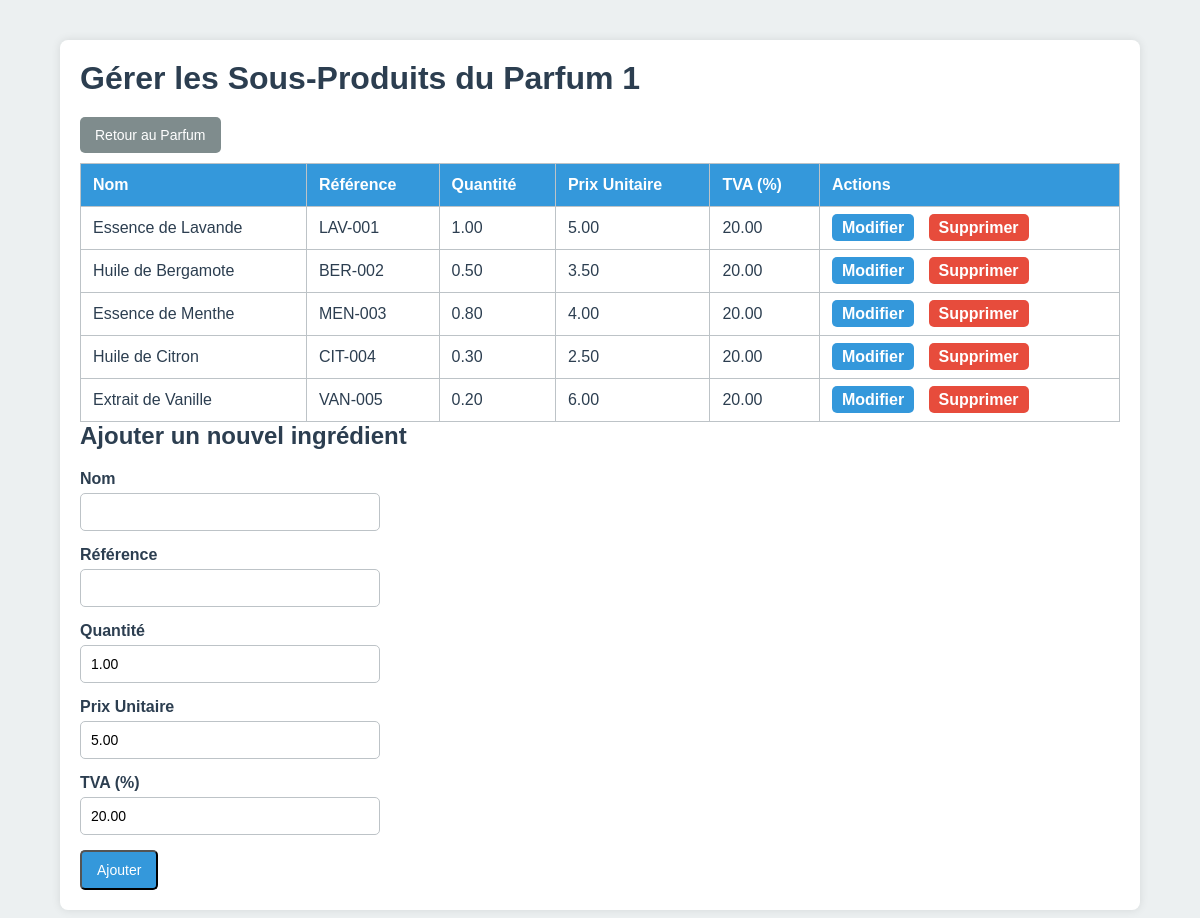
The app's page /manage_ingredients.php?parfum_id=1 (signed in) with its own data.
### tables this page shows
CREATE TABLE IF NOT EXISTS ingredients (
  id INT AUTO_INCREMENT PRIMARY KEY,
  parfum_id INT NOT NULL,
  name VARCHAR(100) NOT NULL,
  reference VARCHAR(100),
  quantity DECIMAL(10,2) DEFAULT 1.00,
  unit_price DECIMAL(10,2) DEFAULT 5.00,
  tva DECIMAL(4,2) DEFAULT 20.00,
  FOREIGN KEY (parfum_id) REFERENCES parfums(id) ON DELETE CASCADE
);

### src/manage_ingredients.php (the view, shortened to what this page needs)
<?php
$mysqli = new mysqli("db","root","root","plm");
$parfum_id = $_GET['parfum_id'] ?? '';
$ing_res = $mysqli->query("SELECT id, name, reference, quantity, unit_price, tva FROM ingredients WHERE parfum_id=$parfum_id");
?>
<!DOCTYPE html>
<html lang="fr">
<head>
<link rel="stylesheet" href="styles.css">
</head>
<body>
<div class="container">
  <h1>Gérer les Sous-Produits du Parfum <?php echo $parfum_id; ?></h1>
  <p><a href="parfum_detail.php?id=<?php echo $parfum_id; ?>" class="btn btn-secondary">Retour au Parfum</a></p>
  <table>
    <thead>
      <tr>
        <th>Nom</th>
        <th>Référence</th>
        <th>Quantité</th>
        <th>Prix Unitaire</th>
        <th>TVA (%)</th>
        <th>Actions</th>
      </tr>
    </thead>
    <tbody>
      <?php while($ing = $ing_res->fetch_assoc()): ?>
      <tr>
        <td><?php echo htmlspecialchars($ing['name']); ?></td>
        <td><?php echo htmlspecialchars($ing['reference']); ?></td>
        <td><?php echo htmlspecialchars($ing['quantity']); ?></td>
        <td><?php echo htmlspecialchars($ing['unit_price']); ?></td>
        <td><?php echo htmlspecialchars($ing['tva']); ?></td>
        <td class="actions">
          <a href="edit_ingredient.php?id=<?php echo $ing['id']; ?>" class="btn-edit">Modifier</a>
          <a href="delete_ingredient.php?id=<?php echo $ing['id']; ?>" class="btn-delete" onclick="return confirm('Supprimer cet ingrédient ?')">Supprimer</a>
        </td>
      </tr>
      <?php endwhile; ?>
    </tbody>
  </table>
  <h2>Ajouter un nouvel ingrédient</h2>
  <form method="post" style="max-width:300px;">
    <div class="form-group">
      <label>Nom</label>
      <input type="text" name="name" required>
    </div>
    <div class="form-group">
      <label>Référence</label>
      <input type="text" name="reference" required>
    </div>
    <div class="form-group">
      <label>Quantité</label>
      <input type="number" step="0.01" name="quantity" required value="1.00">
    </div>
    <div class="form-group">
      <label>Prix Unitaire</label>
      <input type="number" step="0.01" name="unit_price" required value="5.00">
    </div>
    <div class="form-group">
      <label>TVA (%)</label>
      <input type="number" step="0.01" name="tva" required value="20.00">
    </div>
    <button type="submit" class="btn">Ajouter</button>
  </form>
</div>
</body>
</html>

### src/styles.css (style rules this page uses)
* { margin: 0; padding: 0; box-sizing: border-box; }
body { font-family: Arial, sans-serif; background: #ecf0f1; color: #2c3e50; display: flex; min-height: 100vh; }
h1, h2, h3 { margin-bottom: 20px; color: #2c3e50; }
table { width: 100%; border-collapse: collapse; margin-top: 10px; background: #fff; }
table, th, td { border: 1px solid #bdc3c7; }
table th { background: #3498db; color: #fff; padding: 12px; text-align: left; }
table td { padding: 12px; border-bottom: 1px solid #bdc3c7; }
.container { width: 90%; max-width: 1200px; margin: 40px auto; background: #fff; padding: 20px; border-radius: 8px; box-shadow: 0 0 10px rgba(0,0,0,0.1); }
.btn { display: inline-block; padding: 10px 15px; background: #3498db; color: #fff; text-decoration: none; border-radius: 5px; margin-right: 10px; font-size: 14px; transition: background 0.3s; }
.btn-secondary { background: #7f8c8d; }
a { color: #3498db; text-decoration: none; transition: color 0.3s; }
.form-group { margin-bottom: 15px; }
.form-group label { display: block; margin-bottom: 5px; color: #2c3e50; font-weight: bold; }
.form-group input, .form-group select, .form-group textarea { width: 100%; padding: 10px; border: 1px solid #bdc3c7; border-radius: 5px; font-size: 14px; }
.actions a { margin-right: 10px; color: #3498db; font-weight: bold; }
.btn-edit { background: #3498db; color: #fff; padding: 5px 10px; border-radius: 5px; text-decoration: none; transition: background 0.3s; margin-right: 5px; }
.btn-delete { background: #e74c3c; color: #fff; padding: 5px 10px; border-radius: 5px; text-decoration: none; transition: background 0.3s; }
.btn-edit, .btn-delete { color: #fff !important; font-weight: bold; }

### records on screen
ingredients: name "Essence de Lavande", reference "LAV-001", quantity "1.00", unit_price "5.00", tva "20.00"
ingredients: name "Huile de Bergamote", reference "BER-002", quantity "0.50", unit_price "3.50", tva "20.00"
ingredients: name "Essence de Menthe", reference "MEN-003", quantity "0.80", unit_price "4.00", tva "20.00"
ingredients: name "Huile de Citron", reference "CIT-004", quantity "0.30", unit_price "2.50", tva "20.00"
ingredients: name "Extrait de Vanille", reference "VAN-005", quantity "0.20", unit_price "6.00", tva "20.00"

### other values on screen
$parfum_id "1"
